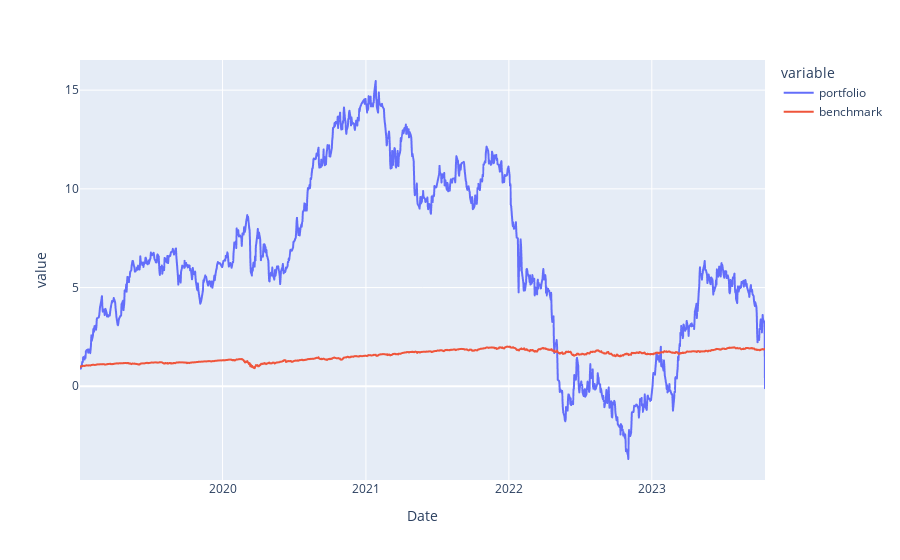

The cell this chart's notebook holds for it:
### Code cell
import plotly.express as px
#comparison['benchmark']  = comparison
px.line(comparison1)
px.line(comparison2)

### Figure 1 — Plotly figure (JSON) as saved in the notebook; plotly's stock layout.template omitted (floating-point values rounded to 4 significant figures; data arrays with more than 128 entries replaced by an {"elided": "..."} marker saying what was removed)
{"data": [{"hovertemplate": "variable=portfolio<br>Date=%{x}<br>value=%{y}<extra></extra>", "legendgroup": "portfolio", "line": {"color": "#636efa", "dash": "solid"}, "marker": {"symbol": "circle"}, "mode": "lines", "name": "portfolio", "showlegend": true, "type": "scattergl", "x": {"elided": "1207 str values"}, "xaxis": "x", "y": {"elided": "1207 float values"}, "yaxis": "y"}, {"hovertemplate": "variable=benchmark<br>Date=%{x}<br>value=%{y}<extra></extra>", "legendgroup": "benchmark", "line": {"color": "#EF553B", "dash": "solid"}, "marker": {"symbol": "circle"}, "mode": "lines", "name": "benchmark", "showlegend": true, "type": "scattergl", "x": {"elided": "1207 str values"}, "xaxis": "x", "y": {"elided": "1207 float values"}, "yaxis": "y"}], "layout": {"autosize": true, "legend": {"title": {"text": "variable"}, "tracegroupgap": 0}, "margin": {"t": 60}, "xaxis": {"anchor": "y", "autorange": true, "domain": [0, 1], "range": ["2019-01-02", "2023-10-17"], "title": {"text": "Date"}, "type": "date"}, "yaxis": {"anchor": "x", "autorange": true, "domain": [0, 1], "range": [-4.747, 16.53], "title": {"text": "value"}, "type": "linear"}}}
